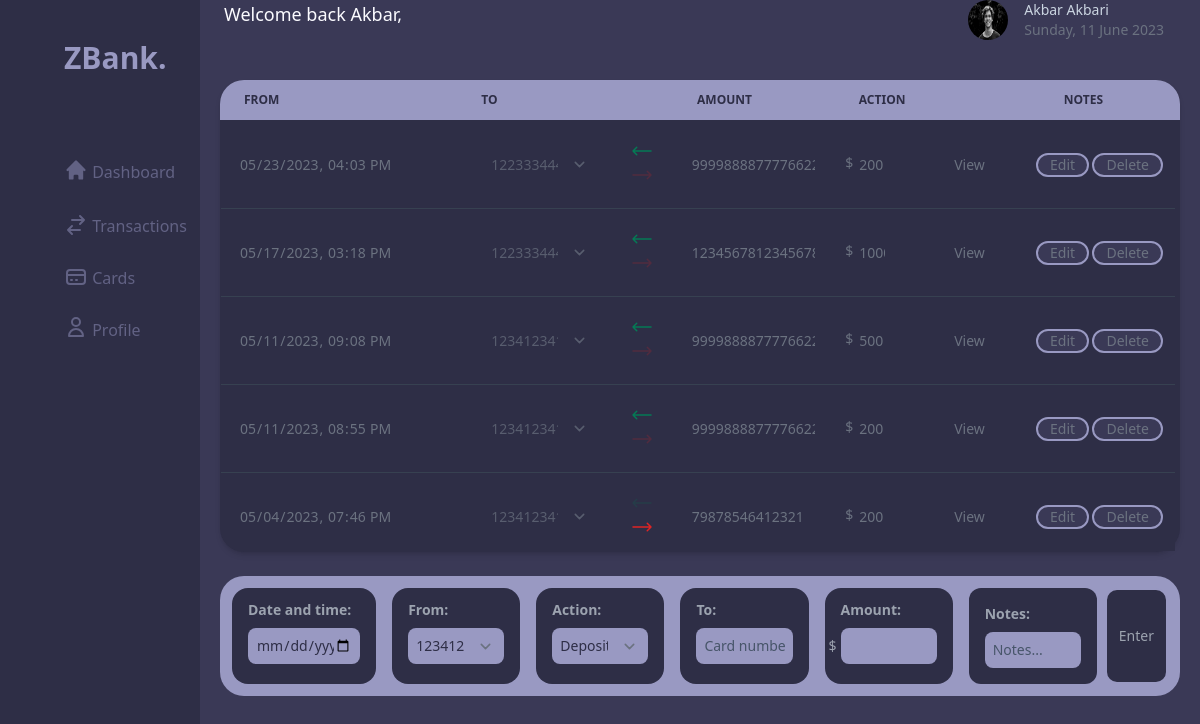
The app's page /transactions/ (signed in), older data.
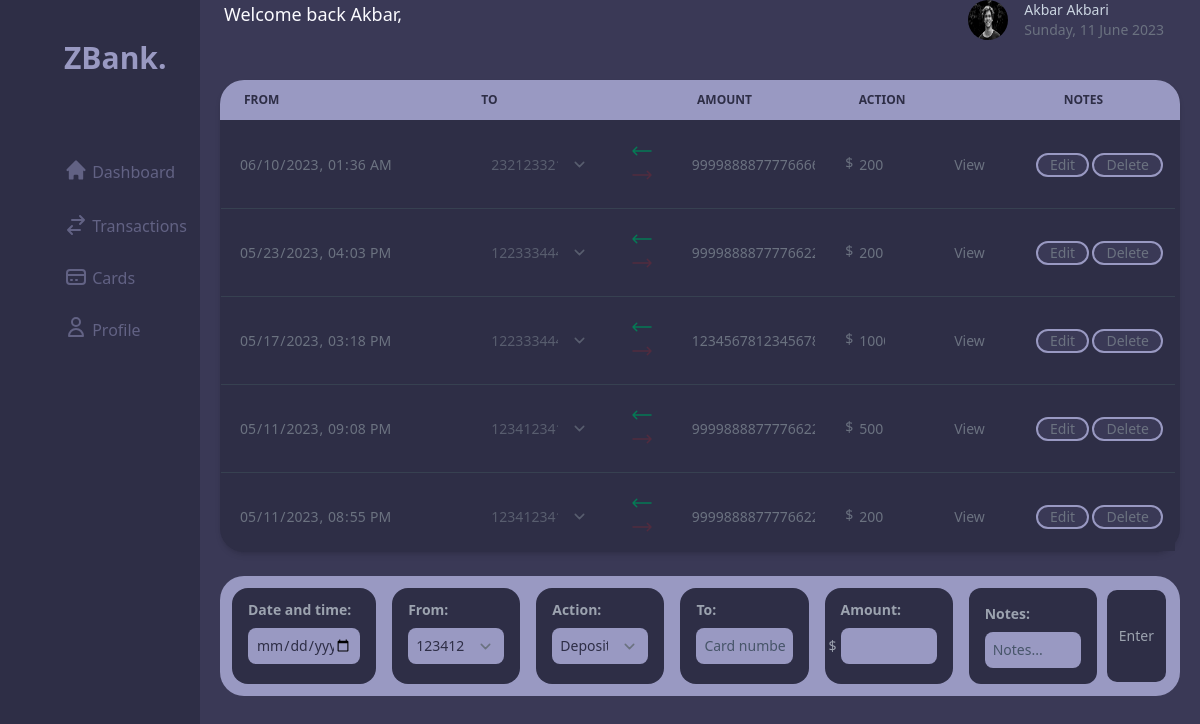
The same page, newer data.
### main/models.py (models this page shows, shortened)
class Transaction(models.Model):
    ACTION_CHOICES = [
        ('withdraw', 'Withdraw'),
        ('deposit', 'Deposit')
    ]
    ACCOUNT_TYPE_CHOICES = [
        ('person', 'Person'),
        ('company', 'Company')
    ]
    card = models.ForeignKey(
        Card,
        on_delete=models.CASCADE,
        related_name='transactions')
    target_card_number = models.CharField(max_length=22, blank=True, null=True)
    target_account_type = models.CharField(max_length=10, choices=ACCOUNT_TYPE_CHOICES,blank=True, null=True)
    date_time = models.DateTimeField(default=datetime.datetime.now)
    amount = models.IntegerField()
    action = models.CharField(max_length=8, choices=ACTION_CHOICES)
    notes = models.CharField(
        blank=True,
        max_length=200)
    _transaction_id = models.CharField(unique=True, max_length=50)
    @property
    def transaction_id(self):
        return self._transaction_id

### main/views.py (the view, shortened to what this page needs)
# urls.py: path("transactions/", views.transactions, name="transactions" ),
@login_required
def transactions(request):
    user = request.user
    if request.method == 'GET':
        context = {
            'user' : user,
            'transactions' : models.Transaction.objects.filter(card__in=user.cards.all()).order_by('-date_time')
        }
        return render(request, "transactions.html", context)

### main/templates/transactions.html (shortened to what the changed rows need)
{% load static tailwind_tags %}
{% load static %}
{% load custom_tags %}
<!DOCTYPE html>
<html lang="en">
<head>
    {% tailwind_css %}
</head>
<body>
    <div class="bg-dark w-full h-screen grid grid-cols-12">
        <div class="bg-light col-span-10 pt-8 pb-3 px-5">
            <div class="grid grid-cols-7 gap-6 mt-10">
                <div class="bg-dark col-start-1 col-span-full relative shadow-md rounded-3xl">
                    <table class="w-full text-sm text-left text-gray-500 dark:text-gray-400 ">
                        <thead class="text-xs uppercase sticky top-0 bg-violet text-dark">
                            <tr class="">
                                <th scope="col" class="px-6 py-3 rounded-tl-3xl box-border" style="width: 22%;">
                                    From
                                </th>
                                <th scope="col" class="px-6 py-3 box-border" style="width: 20%;">
                                    To
                                </th>
                                <th scope="col" class="px-6 py-3 box-border" style="width: 15%;">
                                    Amount
                                </th>
                                <th scope="col" class="px-6 py-3 box-border " style="width: 19%;">
                                    Action
                                </th>
                                <th scope="col" class="px-6 py-3 rounded-tr-3xl box-border" style="width: 13%;">
                                    Notes
                                </th>
                            </tr>
                        </thead>
                        <tbody>
                            <tr>
                                <td colspan="7">
                                    <div class="vertical-scroll overflow-y-auto h-430 rounded-bl-3xl  mr-1">
                                        <table class="w-full">
                                            {% for transaction in transactions %}
                                            <tr id="{{ transaction.transaction_id }}" class="border-b bg-dark border-gray-700 hover:bg-gray-600">
                                                <form action="edit/{{transaction.transaction_id}}/" method="post">
                                                    <td class="px-3 py-4 box-border" style="width: 15%;">
                                                        <input class="input border-2 border-transparent enabled:animate-breathing-violet rounded-md px-1 enabled:border-violet bg-inherit p-0 text-sm w-full" type="datetime-local" name="date_time" value="{{ transaction.date_time | date:'Y-m-d H:i'}}" onchange="addChangedInput()" disabled>
                                                    </td>
                                                    <td class="px-3 py-4 box-border" style="width: 13%;">
                                                        <select class="input border-2 border-transparent enabled:animate-breathing-violet rounded-md px-1 enabled:border-violet bg-inherit p-0 text-sm w-full" onchange="addChangedInput()" disabled name="card" id="id_card">
                                                            {% for card in user.cards.all %}
                                                            {% if card.card_number == transaction.card.card_number %}
                                                            <option selected value="{{ card.id }}">{{ card.card_number }}</option>
                                                            {% else %}
                                                            <option value="{{ card.id }}">{{ card.card_number }}</option>
                                                            {% endif %}
                                                            {% endfor %}
                                                        </select>
                                                    </td>
                                                    <td class=" px-3 py-4 box-border" style="width: 2%;">
                                                        <div>
                                                            <button type="button" class="input action_button border-2 border-transparent enabled:animate-breathing-violet rounded-md px-1 enabled:border-violet bg-inherit p-0 text-sm w-full" onclick="changeAction('{{ transaction.transaction_id }}')" disabled>
                                                                {% if transaction.action == 'deposit'%}
                                                                <svg xmlns="http://www.w3.org/2000/svg" fill="none" viewBox="0 0 24 24" stroke-width="1.5" stroke="currentColor" class="w-6 h-6">
                                                                <path class="text-green-600 green_arrow" stroke-linecap="round" stroke-linejoin="round" d="M6.75 15.75L3 12m0 0l3.75-3.75M3 12h18" />
                                                                </svg>
                                                                <svg xmlns="http://www.w3.org/2000/svg" fill="none" viewBox="0 0 24 24" stroke-width="1.5" stroke="currentColor" class="w-6 h-6">
                                                                <path class="text-red-600 red_arrow opacity-20" stroke-linecap="round" stroke-linejoin="round" d="M17.25 8.25L21 12m0 0l-3.75 3.75M21 12H3" />
                                                                </svg>
                                                                {% else %}
                                                                <svg xmlns="http://www.w3.org/2000/svg" fill="none" viewBox="0 0 24 24" stroke-width="1.5" stroke="currentColor" class="w-6 h-6">
                                                                <path class="text-green-600 green_arrow opacity-20" stroke-linecap="round" stroke-linejoin="round" d="M6.75 15.75L3 12m0 0l3.75-3.75M3 12h18" />
                                                                </svg>
                                                                <svg xmlns="http://www.w3.org/2000/svg" fill="none" viewBox="0 0 24 24" stroke-width="1.5" stroke="currentColor" class="w-6 h-6">
                                                                <path class="text-red-600 red_arrow" stroke-linecap="round" stroke-linejoin="round" d="M17.25 8.25L21 12m0 0l-3.75 3.75M21 12H3" />
                                                                </svg>
                                                                {% endif %}
                                                            </button>
                                                        </div>
                                                    </td>
                                                    <td class="px-3 py-4 box-border" style="width: 15%;">
                                                        <input class="input border-2 border-transparent enabled:animate-breathing-violet rounded-md px-1 enabled:border-violet bg-inherit p-0 text-sm w-full" type="text" name="target_card_number" value="{{ transaction.target_card_number }}" onchange="addChangedInput()" disabled>
                                                    </td>
                                                    <td class="px-3 py-4 box-border " style="width: 8%;">
                                                        <div class="flex justify-center">
                                                            <span>$</span>
                                                            <input class="input border-2 border-transparent enabled:animate-breathing-violet rounded-md px-1 enabled:border-violet bg-inherit p-0 text-sm w-full" type="number" name="amount" value="{{ transaction.amount }}" onchange="addChangedInput()" disabled>
                                                        </div>
                                                    </td>
                                                    <td class="px-6 py-4 box-border" style="width: 3%;">
                                                        <div class="relative">
                                                            <button type="button" class="px-3 " onclick="messageEnable('{{ transaction.transaction_id}}')">
                                                                View
                                                            </button>
                                                        </div>
                                                    </td>
                                                    <td class="px-3 py-4 box-border" style="width: 3%;">
                                                        <div class="flex justify-between">
                                                            <button type="button" value="Edit" class="px-3 bg-light rounded-3xl border-violet border-2 edit_button" onclick="edit('{{ transaction.transaction_id}}')">
                                                                Edit
                                                            </button>
                                                            <a href="delete/{{ transaction.transaction_id }}/" class="px-3  bg-light rounded-3xl border-violet border-2">
                                                                Delete
                                                            </a>
                                                        </div>
                                                    </td>
                                                </form>
                                            </tr>
                                            {% endfor %}
                                        </table>
                                    </div>
                                </td>
                            </tr>
                        </tbody>
                    </table>
                </div>
            </div>
        </div>
    </div>
</body>
</html>

Row changes from the older to the newer data that the page shows:
no longer on this page (row unchanged): Transaction: action "withdraw" (drawn)
added Transaction: action "deposit" (drawn)
